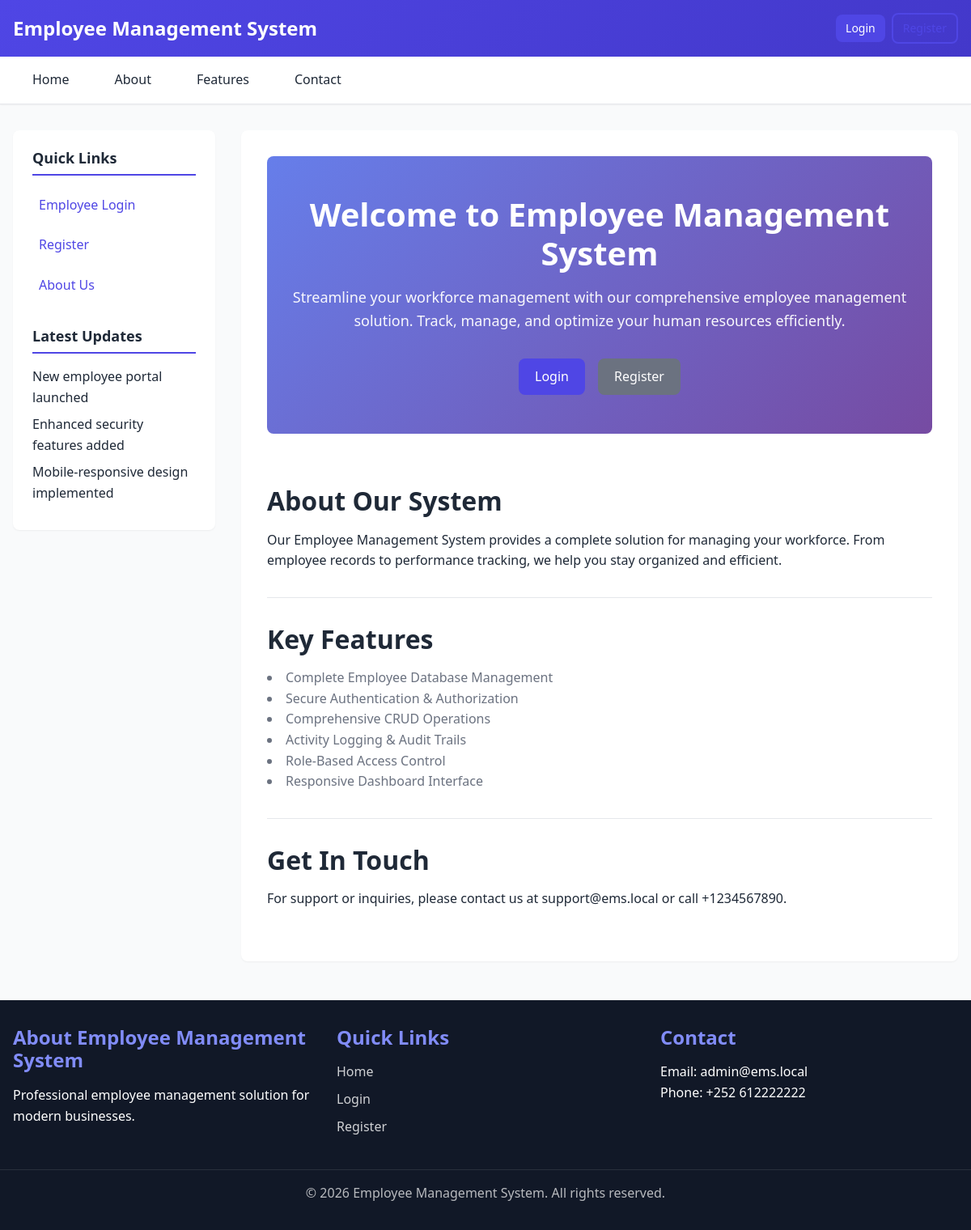
The page / on the database its author committed.
### tables this page shows
CREATE TABLE `site_content` (
  `id` int(11) NOT NULL AUTO_INCREMENT,
  `section_name` varchar(50) NOT NULL,
  `title` varchar(200) DEFAULT NULL,
  `content` text,
  `updated_at` timestamp NOT NULL DEFAULT CURRENT_TIMESTAMP ON UPDATE CURRENT_TIMESTAMP,
  PRIMARY KEY (`id`),
  UNIQUE KEY `section_name` (`section_name`)
);

### includes/functions.php (called while the page is built, shortened)
<?php
function is_logged_in() {
    return isset($_SESSION['user_id']) && isset($_SESSION['username']);
}
?>

### index.php (the view, shortened to what this page needs)
<?php
require_once 'config/db_connect.php';
require_once 'includes/functions.php';
try {
    $stmt = $pdo->query("SELECT section_name, title, content FROM site_content");
    $site_content = [];
    while ($row = $stmt->fetch()) {
        $site_content[$row['section_name']] = $row;
    }
} catch (PDOException $e) {
    error_log("Content fetch error: " . $e->getMessage());
    $site_content = [];
}
function get_content($section, $field = 'content') {
    global $site_content;
    return $site_content[$section][$field] ?? '';
}
?>
<!DOCTYPE html>
<html lang="en">
<head>
    <link rel="stylesheet" href="assets/css/style.css">
</head>
<body>
    <?php include 'includes/header.php'; ?>
    <?php include 'includes/nav.php'; ?>
    <div class="page-container">
        <aside class="sidebar">
            <div class="sidebar-section">
                <h3>Quick Links</h3>
                <div class="sidebar-content">
                    <?php echo get_content('sidebar_welcome'); ?>
                </div>
            </div>
            <div class="sidebar-section">
                <h3>Latest Updates</h3>
                <div class="sidebar-content">
                    <?php echo get_content('sidebar_updates'); ?>
                </div>
            </div>
        </aside>
        <main class="main-content">
            <section class="hero-section">
                <h1><?php echo htmlspecialchars(get_content('hero', 'title')); ?></h1>
                <p class="hero-text"><?php echo htmlspecialchars(get_content('hero', 'content')); ?></p>
                <div class="hero-actions">
                    <?php if (is_logged_in()): ?>
                        <a href="dashboard/index.php" class="btn btn-primary">Go to Dashboard</a>
                    <?php else: ?>
                        <a href="auth/login.php" class="btn btn-primary">Login</a>
                        <a href="auth/register.php" class="btn btn-secondary">Register</a>
                    <?php endif; ?>
                </div>
            </section>
            <section id="about" class="content-section">
                <h2><?php echo htmlspecialchars(get_content('about', 'title')); ?></h2>
                <p><?php echo htmlspecialchars(get_content('about', 'content')); ?></p>
            </section>
            <section id="features" class="content-section">
                <h2><?php echo htmlspecialchars(get_content('features', 'title')); ?></h2>
                <div class="features-grid">
                    <?php echo get_content('features', 'content'); ?>
                </div>
            </section>
            <section id="contact" class="content-section">
                <h2><?php echo htmlspecialchars(get_content('contact', 'title')); ?></h2>
                <p><?php echo htmlspecialchars(get_content('contact', 'content')); ?></p>
            </section>
        </main>
    </div>
    <?php include 'includes/footer.php'; ?>
</body>
</html>

### assets/css/style.css (style rules this page uses)
:root { --primary-color: #4F46E5; --primary-dark: #4338CA; --primary-light: #818CF8; --secondary-color: #10B981; --secondary-dark: #059669; --danger-color: #EF4444; --warning-color: #F59E0B; --info-color: #3B82F6; --success-color: #10B981; --text-primary: #1F2937; --text-secondary: #6B7280; --text-light: #9CA3AF; --bg-primary: #FFFFFF; --bg-secondary: #F9FAFB; --bg-dark: #111827; --border-color: #E5E7EB; --border-radius: 8px; --shadow-sm: 0 1px 2px 0 rgba(0, 0, 0, 0.05); --shadow-md: 0 4px 6px -1px rgba(0, 0, 0, 0.1); --shadow-lg: 0 10px 15px -3px rgba(0, 0, 0, 0.1); --transition: all 0.3s ease; }
* { margin: 0; padding: 0; box-sizing: border-box; }
body { font-family: 'Segoe UI', Tahoma, Geneva, Verdana, sans-serif; font-size: 16px; line-height: 1.6; color: var(--text-primary); background-color: var(--bg-secondary); }
a { color: var(--primary-color); text-decoration: none; transition: var(--transition); }
h1, h2, h3, h4, h5, h6 { margin-bottom: 1rem; font-weight: 600; line-height: 1.2; }
h1 { font-size: 2.5rem; }
h2 { font-size: 2rem; }
h3 { font-size: 1.5rem; }
.page-container { max-width: 1200px; margin: 2rem auto; padding: 0 1rem; display: grid; grid-template-columns: 250px 1fr; gap: 2rem; }
.sidebar { background-color: var(--bg-primary); padding: 1.5rem; border-radius: var(--border-radius); box-shadow: var(--shadow-sm); height: fit-content; }
.sidebar-section { margin-bottom: 2rem; }
.sidebar-section:last-child { margin-bottom: 0; }
.sidebar-section h3 { font-size: 1.125rem; margin-bottom: 1rem; color: var(--text-primary); border-bottom: 2px solid var(--primary-color); padding-bottom: 0.5rem; }
.sidebar-content ul { list-style: none; }
.sidebar-content ul li { margin-bottom: 0.5rem; }
.sidebar-content ul li a { display: block; padding: 0.5rem; border-radius: 4px; transition: var(--transition); }
.main-content { background-color: var(--bg-primary); padding: 2rem; border-radius: var(--border-radius); box-shadow: var(--shadow-sm); }
.hero-section { text-align: center; padding: 3rem 0; background: linear-gradient(135deg, #667eea 0%, #764ba2 100%); color: white; border-radius: var(--border-radius); margin-bottom: 2rem; }
.hero-text { font-size: 1.125rem; margin: 1rem 0 2rem; opacity: 0.95; }
.hero-actions { display: flex; gap: 1rem; justify-content: center; }
.content-section { padding: 2rem 0; border-bottom: 1px solid var(--border-color); }
.content-section:last-child { border-bottom: none; }
.features-grid ul { list-style-position: inside; color: var(--text-secondary); }
.btn { display: inline-block; padding: 0.625rem 1.25rem; font-size: 1rem; font-weight: 500; text-align: center; border: none; border-radius: var(--border-radius); cursor: pointer; transition: var(--transition); text-decoration: none; }
.btn-primary { background-color: var(--primary-color); color: white; }
.btn-secondary { background-color: var(--text-secondary); color: white; }
.auth-card, .main-content { animation: fadeIn 0.5s ease-out; }

### rows shown on the page
site_content: content "Employee Login Register About Us"
site_content: content "New employee portal launched Enhanced security features added Mobile-responsive design implemented"
site_content: title "Welcome to Employee Management System", content "Streamline your workforce management with our comprehensive employee management solution. Track, manage, and optimize your human resources efficiently."
site_content: title "About Our System", content "Our Employee Management System provides a complete solution for managing your workforce. From employee records to performance tracking, we help you stay organized and efficient."
site_content: title "Key Features", content "Complete Employee Database Management Secure Authentication & Authorization Comprehensive CRUD Operations Activity Logging & Audit Trails Role-Based Access Control Responsive Dashboard Interface"
site_content: title "Get In Touch", content "For support or inquiries, please contact us at support@ems.local or call +1234567890."

### other values the page prints
SITE_NAME "Employee Management System"
